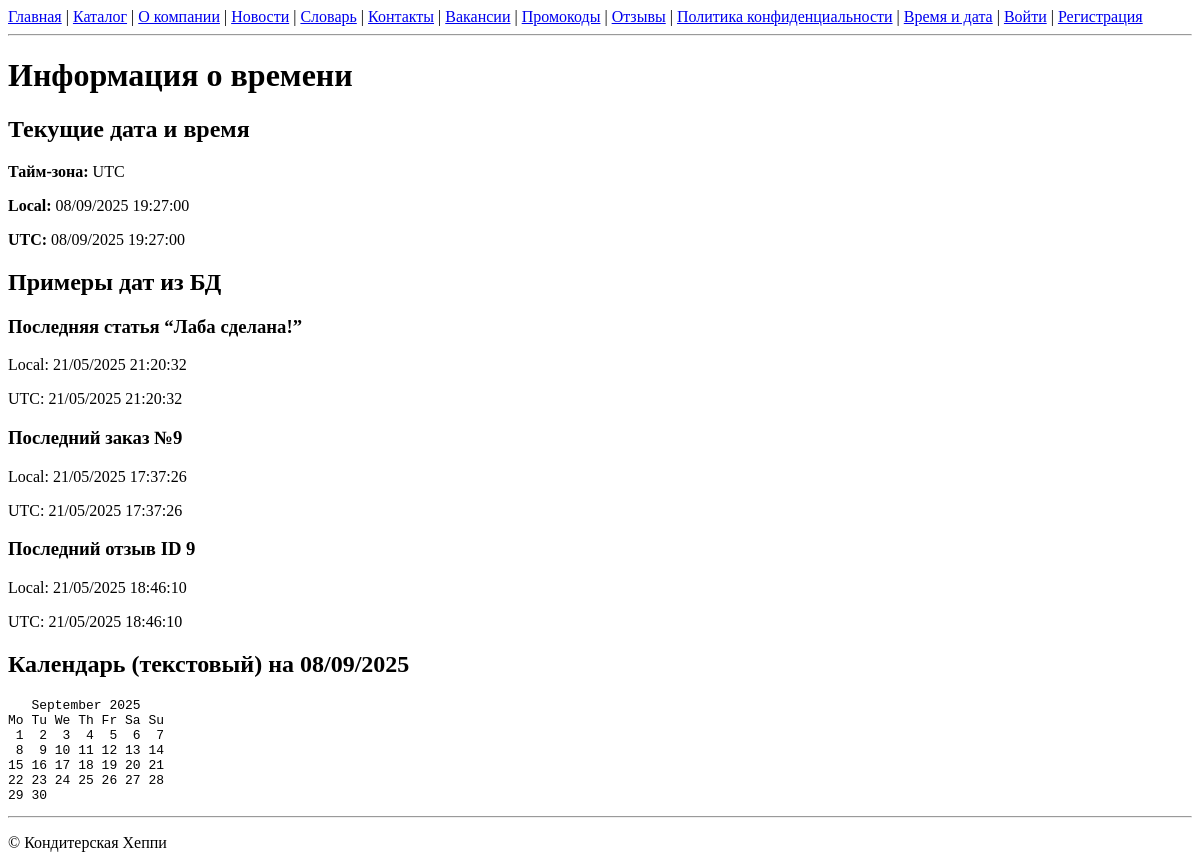
Before: /time/ with the older database file.
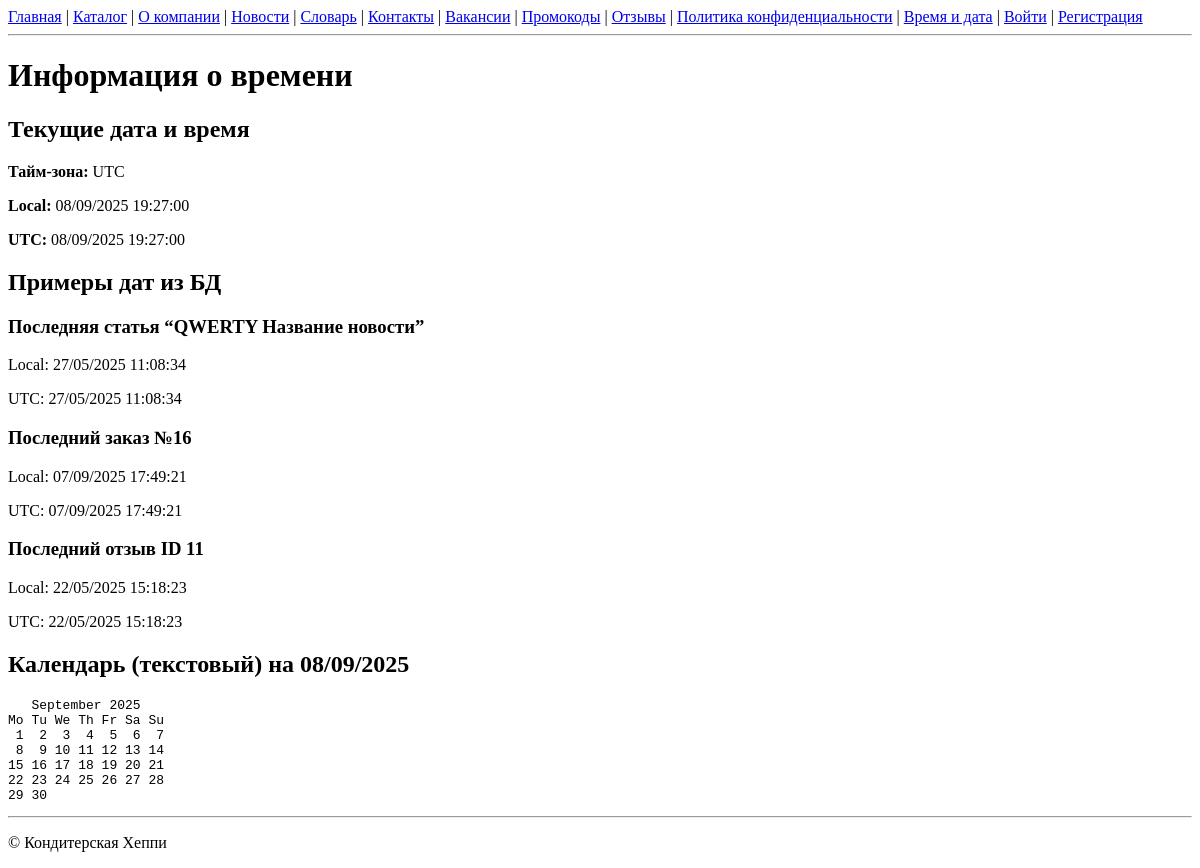
After: the same page with the newer database file.
### shop/models.py (models this page shows, shortened)
class Article(models.Model):
    title        = models.CharField(max_length=200)
    slug         = models.SlugField(unique=True)
    published_at = models.DateTimeField(auto_now_add=True)
    teaser       = models.CharField(max_length=250, blank=True)  # одно предложение
    body         = models.TextField()
    tags = models.ManyToManyField(
        Tag,
        related_name='articles',
        blank=True,
        verbose_name='Тэги'
    )
    image        = models.ImageField(upload_to='news_images/', blank=True)

class Order(models.Model):
    STATUS_CHOICES = [
        ('cart', 'Корзина'),
        ('placed', 'Оформлен'),
        ('paid', 'Оплачен'),
    ]
    client      = models.ForeignKey(Client, on_delete=models.CASCADE, related_name='orders')
    created_at  = models.DateTimeField(auto_now_add=True)
    total_price = models.DecimalField(max_digits=10, decimal_places=2, default=0)
    status = models.CharField(max_length=10, choices=STATUS_CHOICES, default='cart')

class Review(models.Model):
    user         = models.ForeignKey(settings.AUTH_USER_MODEL,
                                     on_delete=models.SET_NULL, null=True, blank=True)
    name         = models.CharField(max_length=100)
    rating       = models.PositiveSmallIntegerField()
    text         = models.TextField()
    published_at = models.DateTimeField(auto_now_add=True)

### shop/views.py (the view)
# urls.py: re_path(r'^time/$', views.TimeInfoView.as_view(), name='time_info'),
class TimeInfoView(TemplateView):
    template_name = 'shop/time_info.html'
    def get_context_data(self, **ctx):
        ctx = super().get_context_data(**ctx)
        user_tz = get_user_timezone(self.request)
        ctx['tz_name'] = str(user_tz)
        now_utc = datetime.datetime.now(pytz.UTC)
        now_local = now_utc.astimezone(user_tz)
        ctx['now_utc']   = now_utc.strftime("%d/%m/%Y %H:%M:%S")
        ctx['now_local'] = now_local.strftime("%d/%m/%Y %H:%M:%S")
        art = Article.objects.order_by('-published_at').first()
        if art:
            utc = art.published_at.astimezone(pytz.UTC)
            loc = utc.astimezone(user_tz)
            ctx['article']       = art
            ctx['article_utc']   = utc.strftime("%d/%m/%Y %H:%M:%S")
            ctx['article_local'] = loc.strftime("%d/%m/%Y %H:%M:%S")
        ord = Order.objects.order_by('-created_at').first()
        if ord:
            utc = ord.created_at.astimezone(pytz.UTC)
            loc = utc.astimezone(user_tz)
            ctx['order']       = ord
            ctx['order_utc']   = utc.strftime("%d/%m/%Y %H:%M:%S")
            ctx['order_local'] = loc.strftime("%d/%m/%Y %H:%M:%S")
        rev = Review.objects.order_by('-published_at').first()
        if rev:
            utc = rev.published_at.astimezone(pytz.UTC)
            loc = utc.astimezone(user_tz)
            ctx['review']       = rev
            ctx['review_utc']   = utc.strftime("%d/%m/%Y %H:%M:%S")
            ctx['review_local'] = loc.strftime("%d/%m/%Y %H:%M:%S")
        today = now_local.date()
        ctx['calendar_text'] = calendar.TextCalendar().formatmonth(today.year, today.month)
        return ctx

### shop/views.py (called while the page is built)
def get_user_timezone(request):
    tzname = request.COOKIES.get('user_timezone')
    try:
        return pytz.timezone(tzname)
    except Exception:
        return timezone.get_default_timezone()

### shop/templates/shop/time_info.html (shortened to what this page needs)
{% extends 'base.html' %}
{% block content %}
  <h1>Информация о времени</h1>
  <h2>Текущие дата и время</h2>
  <p><strong>Тайм-зона:</strong>
    <span id="user-timezone">{{ tz_name }}</span>
  </p>
  <p><strong>Local:</strong> {{ now_local }}</p>
  <p><strong>UTC:</strong>   {{ now_utc }}</p>
  <h2>Примеры дат из БД</h2>
  {% if article %}
    <h3>Последняя статья “{{ article.title }}”</h3>
    <p>Local: {{ article_local }}</p>
    <p>UTC:   {{ article_utc }}</p>
  {% endif %}
  {% if order %}
    <h3>Последний заказ №{{ order.id }}</h3>
    <p>Local: {{ order_local }}</p>
    <p>UTC:   {{ order_utc }}</p>
  {% endif %}
  {% if review %}
    <h3>Последний отзыв ID {{ review.id }}</h3>
    <p>Local: {{ review_local }}</p>
    <p>UTC:   {{ review_utc }}</p>
  {% endif %}
  <h2>Календарь (текстовый) на {{ now_local|slice:":2" }}/{{ now_local|slice:"3:5" }}/{{ now_local|slice:"6:10" }}</h2>
  <pre style="font-family: monospace;">{{ calendar_text }}</pre>
{% endblock %}

Changed rows visible on the page:
no longer on this page (row unchanged): Article: title "Лаба сделана!"
removed Order: id "9"
no longer on this page (row unchanged): Review: id "9"
added Article: title "QWERTY Название новости"
added Order: id "16"
added Review: id "11"
Other visible differences:
{{ article_local }}: "21/05/2025 21:20:32" → "27/05/2025 11:08:34"
{{ article_utc }}: "21/05/2025 21:20:32" → "27/05/2025 11:08:34"
{{ order_local }}: "21/05/2025 17:37:26" → "07/09/2025 17:49:21"
{{ order_utc }}: "21/05/2025 17:37:26" → "07/09/2025 17:49:21"
{{ review_local }}: "21/05/2025 18:46:10" → "22/05/2025 15:18:23"
{{ review_utc }}: "21/05/2025 18:46:10" → "22/05/2025 15:18:23"
